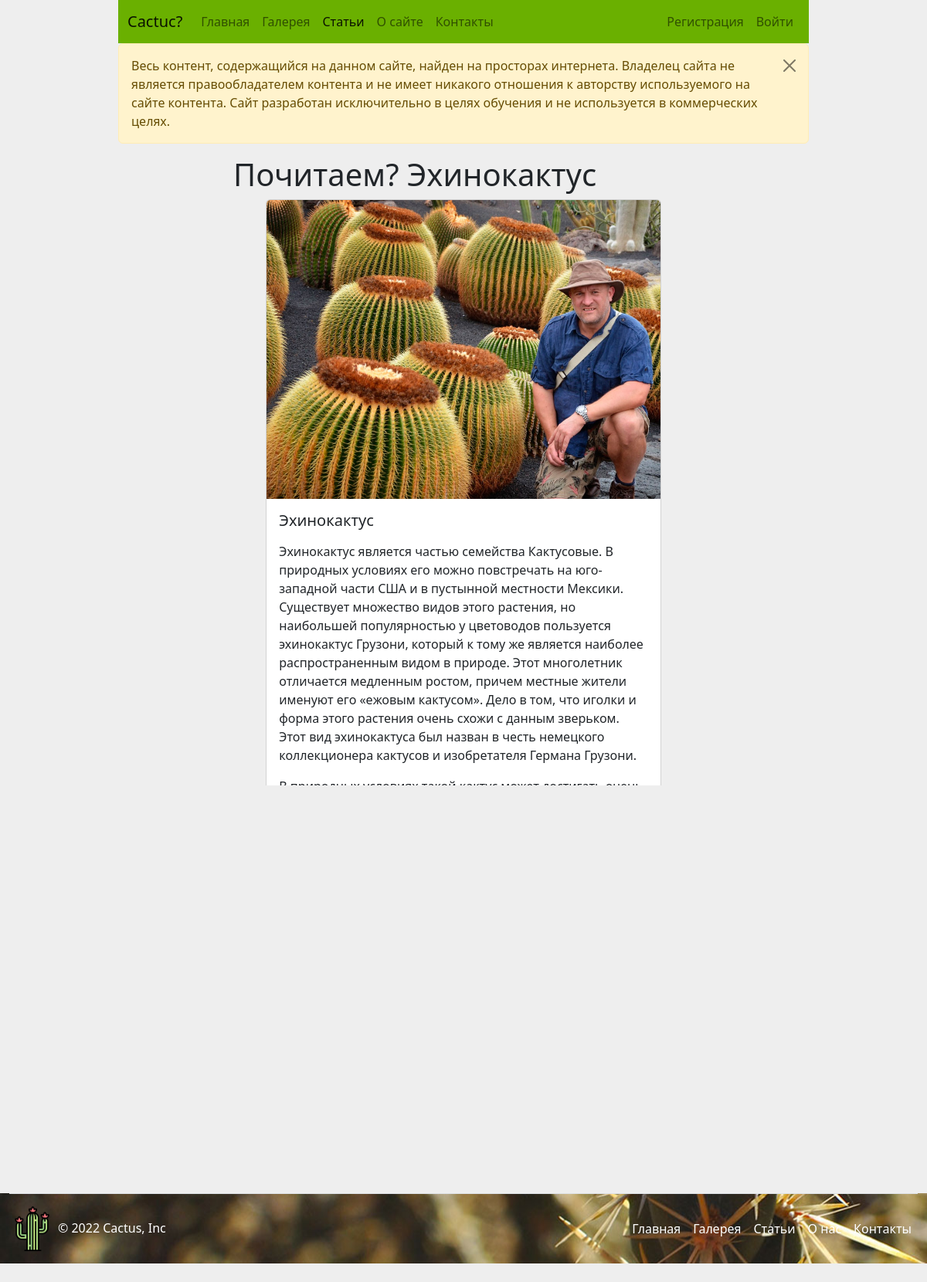
/articles/read/ehinokaktus/, run on the app's committed database.
### article/models.py (models this page shows, shortened)
class Article(models.Model):
    title = models.CharField(max_length=255, verbose_name='Заголовок')
    slug = models.SlugField(max_length=255, unique=True, verbose_name='URL')
    photo = models.ImageField(upload_to='photos/article/%Y/%m/%d', blank=True, verbose_name='Фото')
    preview = models.CharField(max_length=255, blank=True, verbose_name='Превью')
    text = models.TextField(verbose_name='Текст')
    author = models.CharField(max_length=255, blank=True, verbose_name='Автор')
    created_at = models.DateTimeField(auto_now_add=True, verbose_name='Дата создания')
    updated_at = models.DateTimeField(auto_now=True, verbose_name='Дата изменения')
    is_published = models.BooleanField(verbose_name="Публикация", default=False)
    cat = models.ForeignKey('Category', on_delete=models.PROTECT, verbose_name='Категория')
    class Meta:
        verbose_name='Статья'
        verbose_name_plural = 'Статьи'
        ordering = ['-updated_at']

### article/views.py (the view)
# urls.py: path('read/<slug:post_slug>/', ArticleDetailView.as_view(), name='detail'),
class ArticleDetailView(DetailView):
    queryset = Article.objects.filter(is_published=True)
    template_name = 'article/detail.html'
    context_object_name = 'post'
    slug_url_kwarg = 'post_slug'

### article/templates/article/detail.html (shortened to what this page needs)
{% extends 'base.html' %}
{% load static %}
{% block pageName %}Почитаем? {{ post.title }}{% endblock %}
{% block content %}
    <div class="card mb-3">
      <img src="{% if post.photo %}{{ post.photo.url }}{% else %}{% static 'img/no_image.png' %}{% endif %}" class="card-img-top" alt="{{ post.title }}" style="max-width: 700px;">
      <div class="card-body">
        <h5 class="card-title">{{ post.title }}</h5>
        <p class="card-text">{{ post.text|linebreaks }}</p>
          <hr>
          <p class="card-text" style="text-align: right;">Автор: {{ post.author }} | Опубликовано: {{ post.updated_at }}</p>
      </div>
    </div>
{% endblock %}

### data on the page
Article: title "Эхинокактус", photo (picture), text "Эхинокактус является частью семейства Кактусовые. В природных условиях его можно повстречать на юго-западной части США и в пустынной местности Мексики. Существует множество видов этого растения, но наибольшей популярностью у цветоводов пользуется эхинокактус Грузони, который к тому же является наиболее распространенным видом в природе. Этот многолетник отличается медленным ростом, причем местные жители именуют его «ежовым кактусом». Дело в том, что иголки и форма этого растения очень схожи с данным зверьком. Этот вид эхинокактуса был назван в честь немецкого коллекционера кактусов и изобретателя Германа Грузони. В природных условиях такой кактус может достигать очень больших размеров.…"
